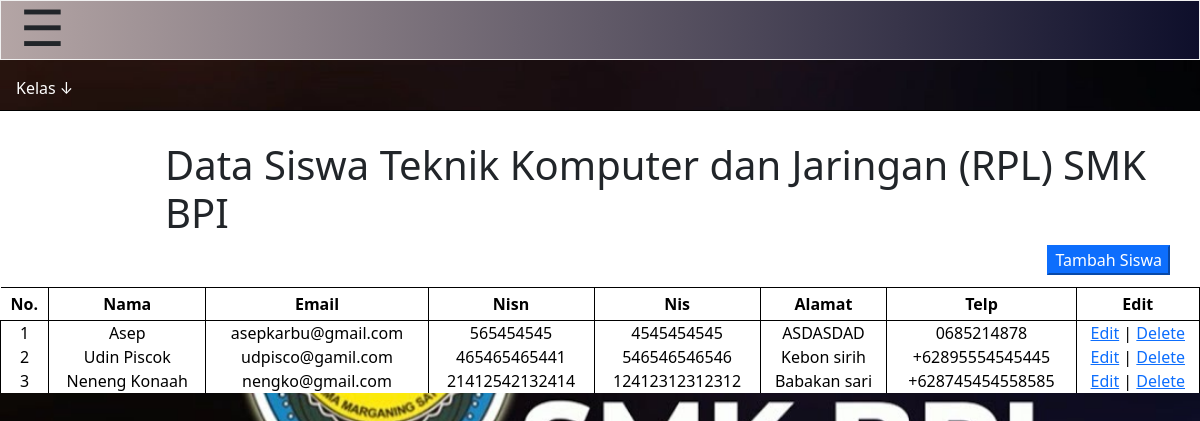
Page /index.php/Welcome/viewtkj on the earlier database version.
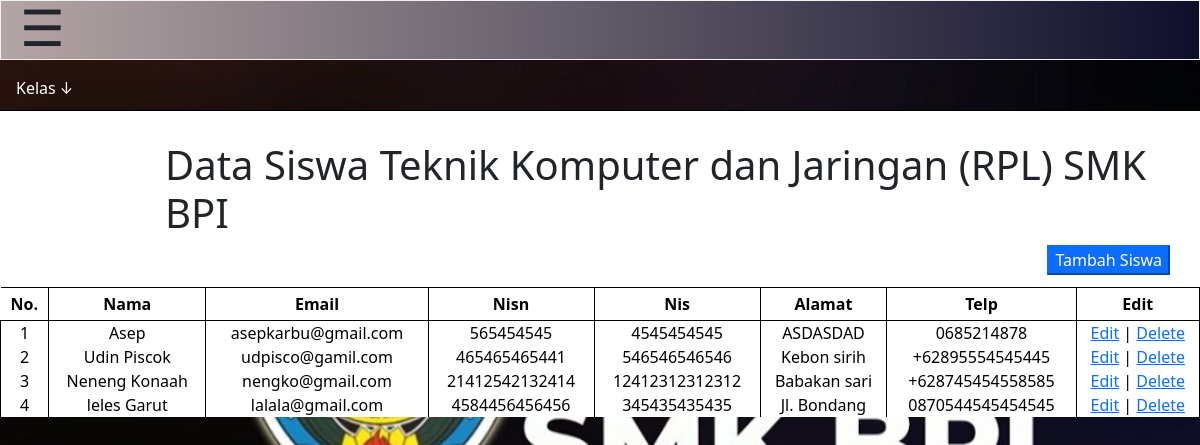
Same page on the later database version.
### tables this page shows
CREATE TABLE `siswa` (
  `id` int(11) NOT NULL,
  `email` varchar(255) NOT NULL,
  `password` varchar(100) NOT NULL,
  `nama` varchar(255) NOT NULL,
  `kelas` varchar(50) NOT NULL,
  `jurusan` varchar(50) NOT NULL,
  `nisn` varchar(255) NOT NULL,
  `nis` varchar(255) NOT NULL,
  `alamat` text NOT NULL,
  `telp` varchar(50) NOT NULL,
  `level` varchar(50) NOT NULL
);

### application/controllers/Welcome.php (called while the page is built, shortened)
<?php
class Welcome extends CI_Controller {
	public function __construct()
    {
        $this->load->model("m_welcome");
        $this->load->model("m_welcome1");
		$this->load->model("m_welcome2");
        $this->load->model('Spp');
        $this->load->library('form_validation');
    }
	public function viewtkj()
	{
		$data['siswa'] = $this->m_welcome->getAllTkj();
		$this->load->view('admin/data_tkj',$data);
	}
}
?>

### index.php (called while the page is built, shortened)
<?php
require_once BASEPATH.'core/CodeIgniter.php';

### application/models/m_welcome.php (called while the page is built, shortened)
<?php defined('BASEPATH') OR exit('No direct script access allowed');
class m_welcome extends CI_Model
{
	function getAllTkj(){
	$query = $this->db->get_where('siswa', array('jurusan' => 'TKJ'));
	return $query->result();
	}
}

### application/views/admin/data_tkj.php (the view, shortened to what this page needs)
<html lang="en">
<head>
<link rel="stylesheet" href="<?php echo base_url()?>/assets/css/bootstrap.css">
<link rel="stylesheet" href="<?php echo base_url()?>/assets/css/custom.css">
</head>
<body class="layar">
<div class="pala">
<span style="font-size:50px;cursor:pointer;top : -10px; position: absolute; left: 20px" onclick="openNav()">&#9776;</span>
</div>
<ul class="main-navigation">
   <li><a href="#">Kelas &darr;</a>
  </li>
</ul >
<div class="jambut">
  <h1 style="padding-left: 165px">Data Siswa Teknik Komputer dan Jaringan (RPL) SMK BPI</h1>
  <button id="myBtn" class="btn-primary" style="float:right; right:30px; position: absolute">Tambah Siswa</button>
<table style="width:100%" class="jambut">
      <tr>
        <th>No. </th>
        <th>Nama </th>
        <th>Email </th>
        <th>Nisn </th>
        <th>Nis </th>
        <th>Alamat </th>
        <th>Telp </th>
        <th>Edit </th>
     </tr>
     <?php
          $no = 1;
          foreach($siswa as $row)
          {
            ?>
            <tr>
              <td widtd="5%"><?php echo $no++; ?></td>
              <td><?php echo $row->nama; ?></td>
              <td><?php echo $row->email; ?></td>
              <td><?php echo $row->nisn; ?></td>
              <td><?php echo $row->nis; ?></td>
              <td><?php echo $row->alamat; ?></td>
              <td><?php echo $row->telp; ?></td>
              <td>
              <?php echo anchor('Welcome/edit/'.$row->id,'Edit'); ?> |
              <?php echo anchor('Welcome/hapus2/'.$row->id,'Delete'); ?>
              </td>
            </tr>
            <?php
          }
          ?>
   </table>
 </div>
</body>
</html>

### assets/css/custom.css (style rules this page uses)
.layar { background-image: url('../image/smk.jpg'); background-size: cover; }
.pala { width:100%; height: 60px; position: static; background-image: linear-gradient(to left, #0E0F2B , #b4a5a5); border: 1px solid #f1f1f1; }
ul { list-style: none;padding: 0;margin: 0; }
ul li { position: relative;float: left; width:150px }
ul li a { display: block;padding: 1em;text-decoration: none;color: #fff }
.jambut { background-color: white; margin-top: 50px; padding-top: 30px; border-top:1px solid black; }
.jambut th { border-right: 1px solid black; padding: 5px; border-bottom:1px solid black; color: black; text-align: center; }
.jambut tr { color: black; text-align: center; }
.jambut td { text-align: center; border-right: 1px solid black; border-left: 1px solid black; }
.jambut h1 { position: static; padding-left: 135px; }

Differences in the rows shown:
added siswa: nama "leles Garut", email "lalala@gmail.com", nisn "4584456456456", nis "345435435435", alamat "Jl. Bondang", telp "0870544545454545", id "Edit", id "Delete"
